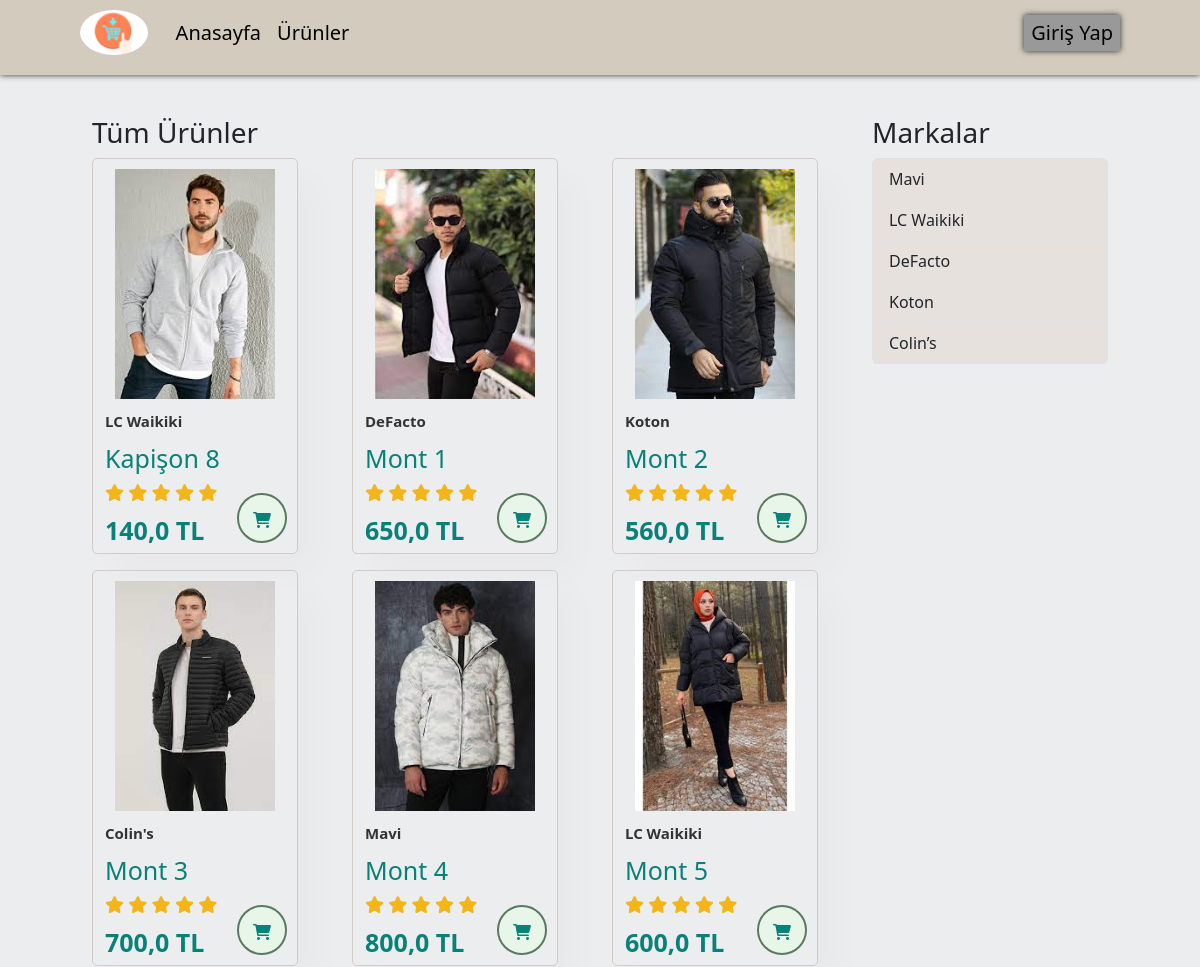
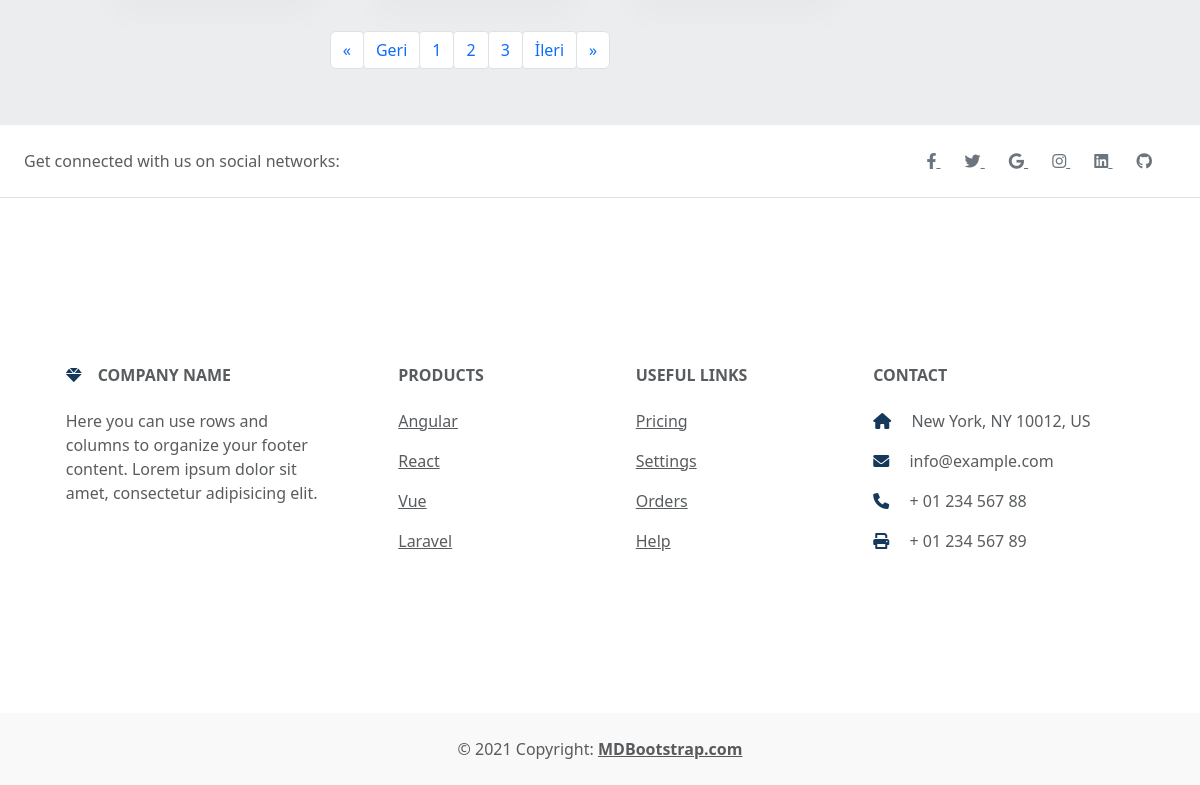
The app's page /product/?page=2 with its own data (2 pictures, top to bottom).
### appMy/models.py (models this page shows, shortened)
class Product(models.Model):
    category = models.ForeignKey(Category, verbose_name=("Kategori"), on_delete=models.CASCADE, null=True, blank=True)
    marka = models.CharField(("Marka"), max_length=50)
    title = models.CharField(("Ürün Adı"), max_length=50)
    text = models.TextField(("Ürün Hakkında"), max_length=1000)
    image = models.FileField(("Ürün Fotografı"), upload_to='', max_length=100)
    date_now = models.DateTimeField(("Tarih"), auto_now_add=True)
    likes = models.FloatField(("Ürün Beğenisi"), default=0)
    price = models.FloatField(("Ürün Fiyatı"), default=0)

class Category(models.Model):
    title = models.CharField(("Kategori"), max_length=50)

### appMy/views.py (the view)
# urls.py: path('product/', products, name='products'),
def products(request):
   products = Product.objects.all()
   categorys = Category.objects.all()
   paginator = Paginator(products, 6)  # Show 25 contacts per page.
   page_number = request.GET.get('page')
   products = paginator.get_page(page_number)
   context = {
      'title':'Ürünler',
      'products':products,
      'categorys':categorys,
   }
   return render(request, 'products.html', context)

### appMy/templates/products.html
{% extends 'base.html' %}
{% load static %}
{% block body %}
   <div class="container-fluid  mt-5">
    <div class="ozel-urun  mt-5 ">
      <div class="row  mt-2">
        <div class="col-9">
            <h3>Tüm Ürünler</h3>
          <div class="row ">
            {% for i in products %}
            <div class="col-4">
               <div class="ozel mb-3">
                <a href="{% url 'detail' i.id %}"><img src="{{ i.image.url }}" alt="resim"></a>
                <div class="ozel-bilgi">
                  <span>{{ i.marka }}</span>
                  <h5>{{ i.title }}</h5>
                  <div class="yildiz">
                   <i class="fas fa-star"></i>
                   <i class="fas fa-star"></i>
                   <i class="fas fa-star"></i>
                   <i class="fas fa-star"></i>
                   <i class="fas fa-star"></i>
                  </div>
                  <h4>{{ i.price }} TL</h4>
                </div>
                <a href="{% url 'detail' i.id %}"><i class="fas fa-shopping-cart cart"></i></a>
               </div>
            </div>
            {% endfor %}
            <nav aria-label="Page navigation example ">
                <ul class="pagination justify-content-center mt-3">
                    {% if products.has_previous %}
                    <li class="page-item">
                        <a class="page-link" href="?page=1" aria-label="Previous">
                            <span aria-hidden="true">&laquo;</span>
                        </a>
                    </li>
                    <li class="page-item"><a class="page-link" href="?page={{ products.previous_page_number }}">Geri</a></li>
                    <li class="page-item"><a class="page-link" href="?page={{ products.number|add:'-1' }}">{{ products.number|add:"-1" }}</a></li>
                    {% endif %}
                    <li class="page-item"><a class="page-link" href="?page={{ products.number }}">{{ products.number }}</a></li>
                    {% if products.has_next %}
                    <li class="page-item"><a class="page-link" href="?page={{ products.number|add:'1' }}">{{ products.number|add:"1" }}</a></li>
                    <li class="page-item"><a class="page-link" href="?page={{ products.next_page_number }}">İleri</a></li>
                    <li class="page-item">
                        <a class="page-link" href="?page={{ products.paginator.num_pages }}" aria-label="Next">
                            <span aria-hidden="true">&raquo;</span>
                        </a>
                    </li>
                    {% endif %}
                </ul>
            </nav>
          </div>
        </div>
        {% include 'part/_sidenav.html' %}
      </div>
    </div>
  </div>
{% endblock body %}

### appMy/templates/part/_sidenav.html
<div class="col-3">
    <h3>Markalar</h3>
    <div class="list-group">
      {% for i in categorys %}
      <a href="{% url 'marka' i.id %}" class="list-group-item list-group-item-action categorys">{{ i.title }}</a>
      {% endfor %}
    </div>
  </div>

### appMy/static/style.css (style rules this page uses)
.ozel-urun { padding: 40px 80px; }
.ozel { margin: 0 30px 0 0; padding: 0px 12px; border: 1px solid #d4cbc6; border-radius: 5px; box-shadow: 20px 20px 30px rgba(0, 0, 0, 0.02); transition: 0.7s; overflow: hidden; position: relative; }
.ozel img { width: 100%; height: 250px; padding: 10px; cursor: pointer; overflow: hidden; transition: 0.8s; }
.ozel-bilgi span { color: #333; font-size: 15px; font-weight: 600; }
.ozel-bilgi h5 { padding-top: 10px; color: #088178; font-size: 25px; }
.ozel-bilgi i { color: rgb(243, 181, 25); font-size: 17px; }
.ozel-bilgi h4 { padding-top: 10px; font-size: 25px; font-weight: 700; color: #088178; }
.ozel .cart { text-align: center; width: 50px; height: 50px; line-height: 50px; border-radius: 50px; background-color: #e8f6ea; font-weight: 600; color: #088178; border: 2px solid #597a5e; position: absolute; bottom: 10px; right: 10px; }
.categorys { background-color: #e7e1de; cursor: pointer; }
body { background-color: #ecedee }
body { margin-top:20px; }

### records on screen
Product: image (picture), marka "LC Waikiki", title "Kapişon 8", price "140,0"
Product: image (picture), marka "DeFacto", title "Mont 1", price "650,0"
Product: image (picture), marka "Koton", title "Mont 2", price "560,0"
Product: image (picture), marka "Colin's", title "Mont 3", price "700,0"
Product: image (picture), marka "Mavi", title "Mont 4", price "800,0"
Product: image (picture), marka "LC Waikiki", title "Mont 5", price "600,0"
Category: title "Mavi"
Category: title "LC Waikiki"
Category: title "DeFacto"
Category: title "Koton"
Category: title "Colin’s"

### other values on screen
{{ products.number|add:"-1" }} "1"
{{ products.number }} "2"
{{ products.number|add:"1" }} "3"
